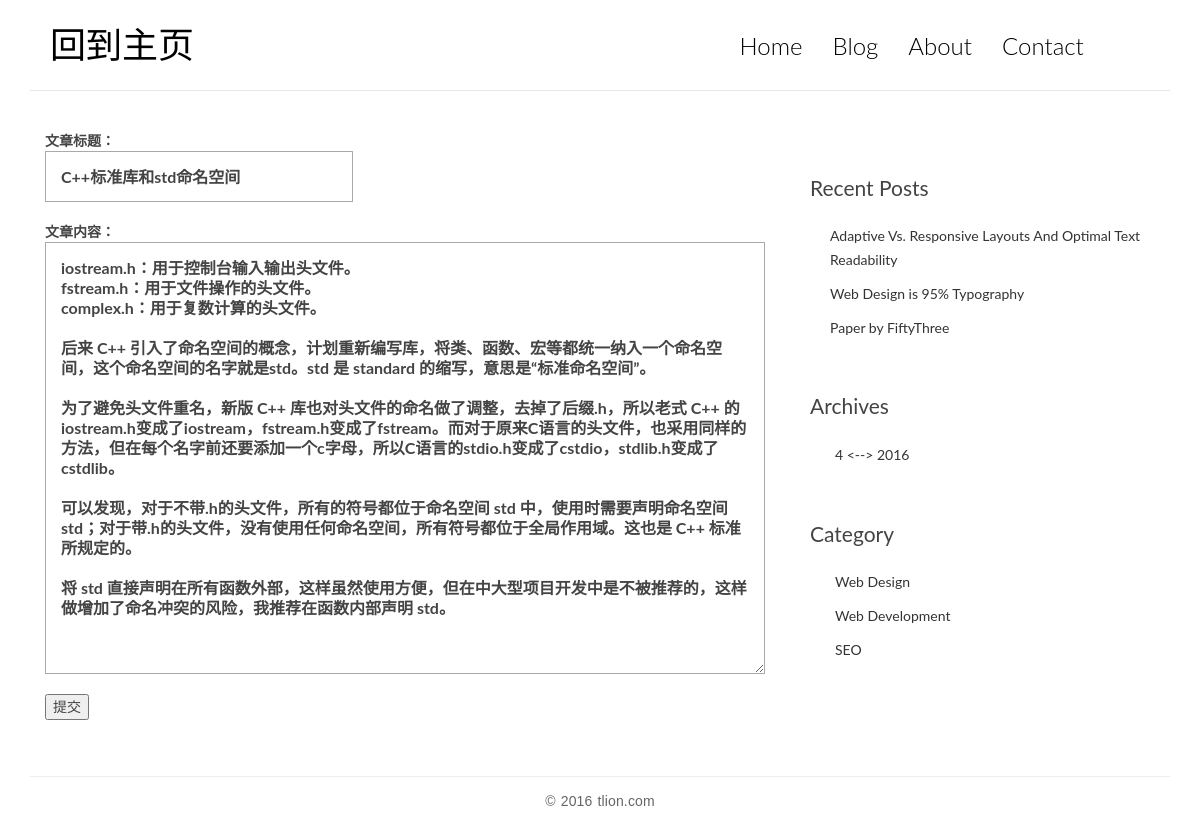
Page /blog1/edit/35/ on the committed database.
### blog1/models.py (models this page shows, shortened)
class Article(models.Model):
    title = models.CharField(max_length=70, null=False)
    content = models.TextField()
    create_time = models.DateTimeField()
    modifies_time = models.DateTimeField()
    excerpt = models.CharField(max_length=200, blank=True)
    category = models.ForeignKey(Category)
    tags = models.ManyToManyField(Tag, blank=True)
    author = models.ForeignKey(User)

### blog1/views.py (the view)
# urls.py: url(r'^edit/(?P<article_id>[0-9]+)/$', views.edit_page, name='edit_page'),
def edit_page(request, article_id):
    if str(article_id) == '0':
        return render(request, 'blog1/edit_page.html')
    article = models.Article.objects.get(pk=article_id)
    return render(request, 'blog1/edit_page.html', {'article': article})

### blog1/templates/blog1/edit_page.html (shortened to what this page needs)
{% extends 'blog1/base.html' %}
{% block h1 %}<a href="{% url 'blog1:index' %}">回到主页</a>{% endblock %}
{% block main %}
    <form action="{% url 'blog1:edit_action' %}" method="post" class="comment-form">
        <div class="col-lg-12">
            <label>文章标题：
                <input type="text" name="title" value="{{ article.title }}">
            </label>
        </div>
        <br>
        <div class="col-md-12">
            <label>文章内容：<br>
                <textarea name="content" cols="100" rows="20">{{ article.content }}</textarea>
            </label><br>
                <button name="submit" class="button"><span>提交</span></button>
        </div>
    </form>
{% endblock %}

### blog1/static/blog1/css/custom.css (style rules this page uses)
* { outline: none; }
a { color: #333; }
body { color: #444; font-family: 'Lato', sans-serif; }
.logo h1 a { color: #000; }
.contact-form input, .comment-form input { border: 1px solid #aaa; margin-bottom: 15px; width: 100%; padding: 15px 15px; font-size: 16px; line-height: 100%; transition: 0.4s border-color linear; }
.contact-form textarea, .comment-form textarea { border: 1px solid #aaa; margin-bottom: 15px; width: 100%; padding: 15px 15px; font-size: 16px; line-height: 20px !important; min-height: 183px; transition: 0.4s border-color linear; }

### rows in the picture
Article: title "C++标准库和std命名空间", content "iostream.h：用于控制台输入输出头文件。 fstream.h：用于文件操作的头文件。 complex.h：用于复数计算的头文件。 后来 C++ 引入了命名空间的概念，计划重新编写库，将类、函数、宏等都统一纳入一个命名空间，这个命名空间的名字就是std。std 是 standard 的缩写，意思是“标准命名空间”。 为了避免头文件重名，新版 C++ 库也对头文件的命名做了调整，去掉了后缀.h，所以老式 C++ 的iostream.h变成了iostream，fstream.h变成了fstream。而对于原来C语言的头文件，也采用同样的方法，但在每个名字前还要添加一个c字母，所以C语言的stdio.h变成了cstdio，stdlib.h变成了cstdlib。 可以发现，对于不带.h的头文件，所有的符号都位于命名空间 std 中，使用时需要声明命名空间 std；对于带.h的头文件，没有使用任何命名空间，所有符号都位于全局作用域。这也是 C++ 标准所规定的。 将 std 直接声明在所有函数外部，这样虽然使用方便，但在中大型项目开发中是不被推荐的，这样做增加了命名冲突的风险，我推荐在函数内部声明 std。"
